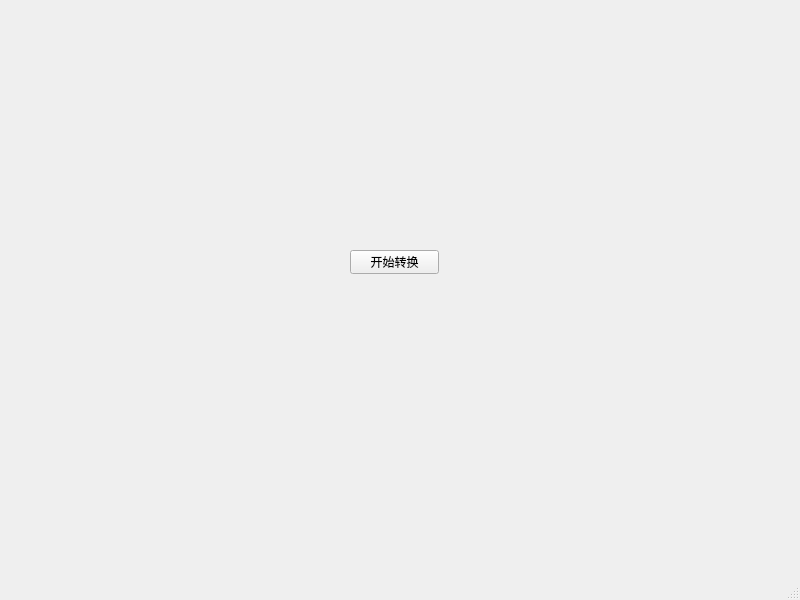
<?xml version="1.0" encoding="UTF-8"?>
<ui version="4.0">
 <class>MainWindow</class>
 <widget class="QMainWindow" name="MainWindow">
  <property name="geometry">
   <rect>
    <x>0</x>
    <y>0</y>
    <width>800</width>
    <height>600</height>
   </rect>
  </property>
  <property name="windowTitle">
   <string>MainWindow</string>
  </property>
  <widget class="QWidget" name="centralwidget">
   <widget class="QPushButton" name="startConvert">
    <property name="geometry">
     <rect>
      <x>350</x>
      <y>250</y>
      <width>89</width>
      <height>24</height>
     </rect>
    </property>
    <property name="text">
     <string>开始转换</string>
    </property>
   </widget>
  </widget>
  <widget class="QMenuBar" name="menubar">
   <property name="geometry">
    <rect>
     <x>0</x>
     <y>0</y>
     <width>800</width>
     <height>25</height>
    </rect>
   </property>
  </widget>
  <widget class="QStatusBar" name="statusbar"/>
 </widget>
 <resources/>
 <connections/>
</ui>
